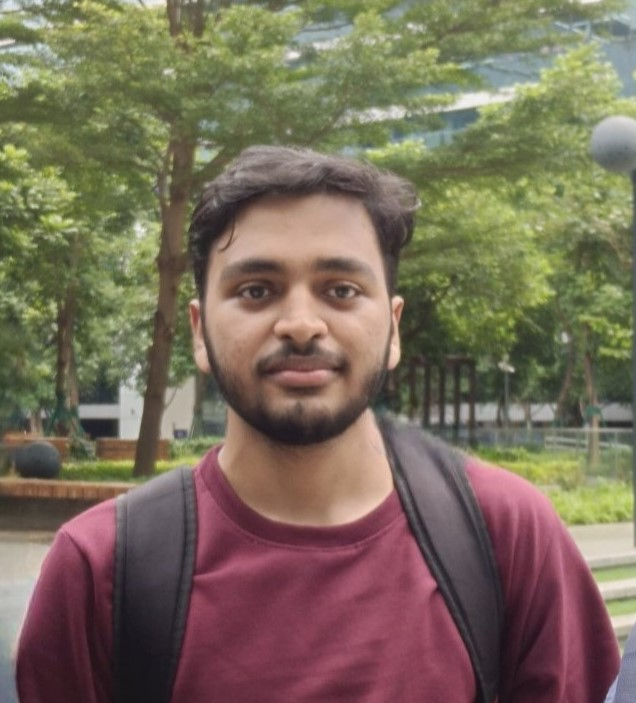
#> input picture Experiment No 5/image.jpg, 636 x 703 px
$ jupyter execute 'Experiment No 5.ipynb'
#> lines starting #> are read from the running program, lines starting #| are printed output that depends on the picture
<div style="text-align: center;">
    <h3>Experiment No. 5</h3>
</div>

<div style="border: 1px solid #ccc; padding: 8px; background-color: #f0f0f0; text-align: center;">
    <strong>AIM</strong>
</div>

**To perform noise reduction, image sharpening, and Gaussian median filtering on images.**

<div style="border: 1px solid #ccc; padding: 8px; background-color: #f0f0f0; text-align: center;">
    <strong>Theory/Procedure/Algorithm</strong>
</div>

Image processing plays a crucial role in various fields such as medical imaging, satellite image analysis, and computer vision. Techniques like noise reduction, image sharpening, and filtering help in enhancing the visual quality of images. In this experiment, we apply noise reduction, image sharpening, and Gaussian median filtering to images and analyze their effectiveness.

##### 1. Noise Reduction
Noise in an image refers to random variations in pixel values, often introduced during image acquisition or transmission. It can manifest as graininess or speckles, reducing the quality of the image. Noise reduction techniques aim to minimize noise while preserving important features.

One common method of noise reduction is **Gaussian smoothing**, where a Gaussian kernel is applied to an image to blur and reduce noise. The kernel’s values are derived from the Gaussian function, which gives more weight to the center pixels, effectively reducing high-frequency noise while maintaining the image structure.

##### 2. Image Sharpening
Image sharpening is used to highlight fine details and enhance edges in an image. It is often achieved by using **high-pass filters**, which allow high-frequency components (edges and details) to pass while suppressing low-frequency components (smooth areas). One popular method is the **Laplacian filter**, which emphasizes regions where there are rapid intensity changes.

Another common technique is **Unsharp Masking (USM)**, where the image is first blurred (low-pass filtered) and then the difference between the original image and the blurred version is added back to the original to enhance edges.

##### 3. Gaussian and Median Filtering
- **Gaussian Filtering**: A Gaussian filter is a linear filter that uses a Gaussian function to create a smooth blur. It reduces noise and detail, providing a smoother appearance. It is ideal for Gaussian noise, which is common in many natural images.

- **Median Filtering**: A median filter is a non-linear filter that replaces each pixel value with the median of the surrounding pixel values. This method is highly effective for reducing salt-and-pepper noise, as it preserves edges while smoothing out noise.

[cell 1]
import cv2
import numpy as np
import matplotlib.pyplot as plt

# Read the image
image = cv2.imread('image.jpg')
#> image is the input picture: shape (703, 636, 3); mean B, G, R 90.2, 108.1, 120.9
image = cv2.cvtColor(image, cv2.COLOR_BGR2RGB)

# 1. Noise Reduction (Using Gaussian Blur)
noise_reduced = cv2.GaussianBlur(image, (5, 5), 0)

# 2. Image Sharpening
kernel = np.array([[-1,-1,-1],
                   [-1, 9,-1],
                   [-1,-1,-1]])
sharpened = cv2.filter2D(image, -1, kernel)
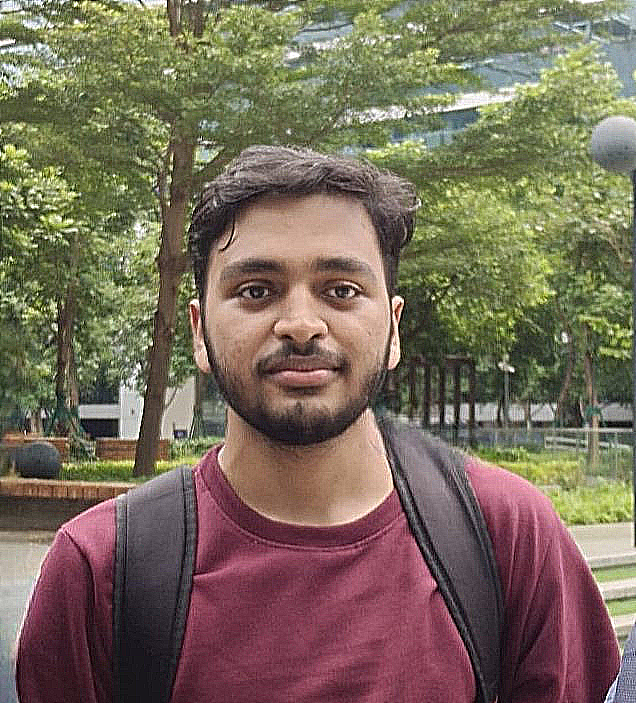
#> sharpened: shape (703, 636, 3); mean R, G, B 120.8, 108.1, 90.2

# 3. Gaussian Median Filtering
blurred = cv2.GaussianBlur(image, (5, 5), 0)
median = cv2.medianBlur(image, 5)
gaussian_median_filtered = cv2.addWeighted(blurred, 0.5, median, 0.5, 0)

# Compare all results
plt.figure(figsize=(20, 5))
plt.subplot(141), plt.imshow(image), plt.title('Original'), plt.axis('off')
plt.subplot(142), plt.imshow(noise_reduced), plt.title('Noise Reduced'), plt.axis('off')
plt.subplot(143), plt.imshow(sharpened), plt.title('Sharpened'), plt.axis('off')
plt.subplot(144), plt.imshow(gaussian_median_filtered), plt.title('Gaussian Median Filtered'), plt.axis('off')
plt.show()
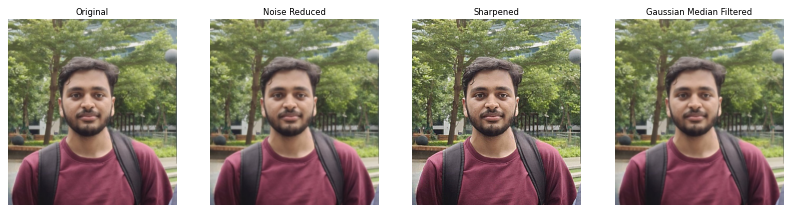
#> figure drawn by matplotlib, 4 panels
